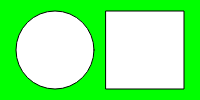
Frame 1 (no input)
Frame 60 (no input): identical to frame 1, image omitted
Frame 120 (the mouse pressed at the canvas centre since frame 60): identical to frame 1, image omitted

The p5.js sketch that drew this single still picture (run headless with seeded random() and noise() and a simulated clock; from frame 60 on, the mouse is pressed at the canvas centre):

// p5.js sketch
// ── sketch.js
function setup() {
  createCanvas(200, 100);
}

function draw() {
  background('#00FF00');
  circle(55, 50, 78);
  square(106, 11, 78);
}
